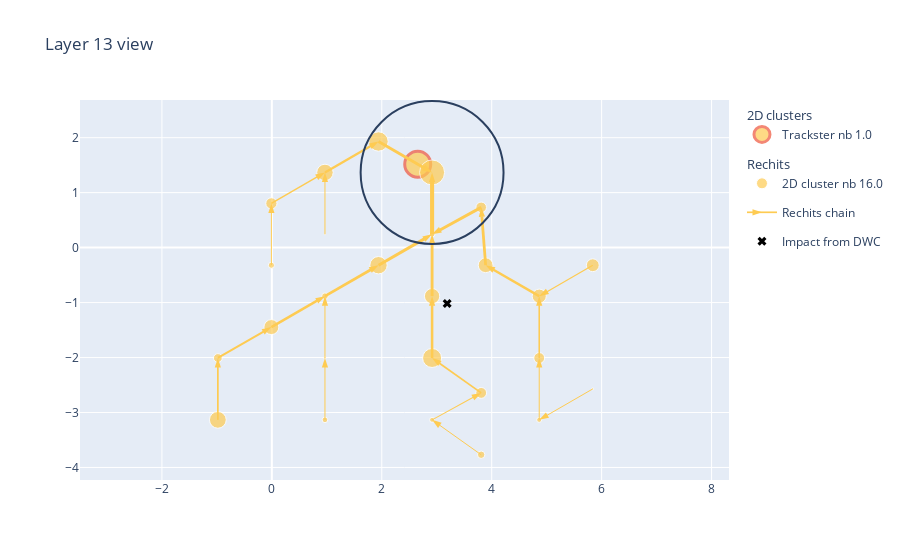

The code cell stored with this chart in its notebook:
### Code cell
vis.fig.show()

### Figure 1 — Plotly figure (JSON) as saved in the notebook; plotly's stock layout.template omitted (floating-point values rounded to 4 significant figures)
{"data": [{"customdata": [[0.9274, 0.9682, 2.25, "Seed"]], "hovertemplate": "2D cluster : %{customdata[3]}<br>Energy: %{customdata[0]:.2g} GeV<br>Rho: %{customdata[1]:.2g} GeV<br>Delta: %{customdata[2]:.2g} cm<br>Size: %{marker.size}", "legendgroup": "cluster2D", "legendgrouptitle": {"text": "2D clusters"}, "marker": {"color": ["#FECB52"], "line": {"color": "#EF553B", "width": 3}, "size": [26], "symbol": "circle"}, "mode": "markers", "name": "Trackster nb 1.0", "type": "scatter", "x": [2.654], "y": [1.518]}, {"customdata": [[0.02579, 0.09612, 1.096, "Follower"], [0.01664, 0.04176, 1.096, "Follower"], [0.02502, 0.1322, 1.019, "Follower"], [0.04295, 0.1046, 1.056, "Follower"], [0.01213, 0.07013, 1.019, "Follower"], [0.1583, 0.216, 3.403e+38, "Seed"], [0.01311, 0.179, 1.125, "Follower"], [0.04588, 0.1405, 1.125, "Follower"], [0.07358, 0.1155, 1.125, "Follower"], [0.07727, 0.183, 1.125, "Follower"], [0.0596, 0.1003, 1.125, "Follower"], [0.05324, 0.1091, 1.125, "Follower"], [0.007316, 0.09185, 1.125, "Follower"], [0.01501, 0.08191, 1.125, "Follower"], [0.008824, 0.04491, 1.125, "Follower"], [0.01324, 0.01765, 1.125, "Follower"], [0.02709, 0.06444, 1.125, "Follower"], [0.01413, 0.06081, 1.125, "Follower"], [0.04394, 0.07281, 1.125, "Follower"], [0.01977, 0.06937, 1.125, "Follower"], [0.05524, 0.06513, 1.125, "Follower"], [0.008269, 0.02742, 1.125, "Follower"], [0.03339, 0.05307, 1.125, "Follower"], [0.02598, 0.06886, 1.125, "Follower"], [0.01232, 0.05066, 1.125, "Follower"], [0.03937, 0.09052, 1.125, "Follower"]], "hovertemplate": "Rechit : %{customdata[3]}<br>Energy: %{customdata[0]:.2g} GeV<br>Rho: %{customdata[1]:.2g} GeV<br>Delta: %{customdata[2]:.2g} cmSize : %{marker.size}", "legendgroup": "rechits", "legendgrouptitle": {"text": "Rechits"}, "marker": {"color": "#FECB52", "size": [10.84, 7.414, 10.6, 14.82, 4.947, 25, 5.556, 15.33, 19.02, 19.4, 17.38, 16.49, 1, 6.608, 2.463, 5.628, 11.22, 6.139, 15.0, 8.762, 16.78, 1.956, 12.85, 10.89, 5.069, 14.14], "symbol": "circle"}, "mode": "markers", "name": "2D cluster nb 16.0", "type": "scatter", "x": [3.808, 3.808, 3.808, 3.89, 2.915, 2.915, 2.915, 2.915, 2.915, 1.941, 1.941, 0.9664, 0.9664, 0.9664, 0.9664, 0.9664, -0.008219, -0.008219, -0.008219, -0.9823, -0.9823, 5.839, 5.839, 4.864, 4.864, 4.864], "y": [-2.643, -3.768, 0.7324, -0.3203, -3.133, 1.367, 0.2422, -0.883, -2.008, 1.93, -0.3203, 1.367, 0.2422, -0.883, -2.008, -3.133, 0.8047, -0.3203, -1.445, -2.008, -3.133, -2.571, -0.3203, -2.008, -3.133, -0.883]}, {"hoverinfo": "skip", "legendgroup": "rechits_chain", "line": {"width": 1.697}, "marker": {"angleref": "previous", "color": "#FECB52", "size": 10, "symbol": "arrow"}, "mode": "markers+lines", "name": "Rechits chain", "showlegend": true, "type": "scatter", "x": [3.808, 2.915], "y": [-2.643, -2.008]}, {"hoverinfo": "skip", "legendgroup": "rechits_chain", "line": {"width": 1}, "marker": {"angleref": "previous", "color": "#FECB52", "size": 10, "symbol": "arrow"}, "mode": "markers+lines", "name": "Rechits chain", "showlegend": false, "type": "scatter", "x": [3.808, 2.915], "y": [-3.768, -3.133]}, {"hoverinfo": "skip", "legendgroup": "rechits_chain", "line": {"width": 2.93}, "marker": {"angleref": "previous", "color": "#FECB52", "size": 10, "symbol": "arrow"}, "mode": "markers+lines", "name": "Rechits chain", "showlegend": false, "type": "scatter", "x": [3.808, 2.915], "y": [0.7324, 0.2422]}, {"hoverinfo": "skip", "legendgroup": "rechits_chain", "line": {"width": 2.787}, "marker": {"angleref": "previous", "color": "#FECB52", "size": 10, "symbol": "arrow"}, "mode": "markers+lines", "name": "Rechits chain", "showlegend": false, "type": "scatter", "x": [3.89, 3.808], "y": [-0.3203, 0.7324]}, {"hoverinfo": "skip", "legendgroup": "rechits_chain", "line": {"width": 1.057}, "marker": {"angleref": "previous", "color": "#FECB52", "size": 10, "symbol": "arrow"}, "mode": "markers+lines", "name": "Rechits chain", "showlegend": false, "type": "scatter", "x": [2.915, 3.808], "y": [-3.133, -2.643]}, {"hoverinfo": "skip", "legendgroup": "rechits_chain", "line": {"width": 4.078}, "marker": {"angleref": "previous", "color": "#FECB52", "size": 10, "symbol": "arrow"}, "mode": "markers+lines", "name": "Rechits chain", "showlegend": false, "type": "scatter", "x": [2.915, 2.915], "y": [0.2422, 1.367]}, {"hoverinfo": "skip", "legendgroup": "rechits_chain", "line": {"width": 2.857}, "marker": {"angleref": "previous", "color": "#FECB52", "size": 10, "symbol": "arrow"}, "mode": "markers+lines", "name": "Rechits chain", "showlegend": false, "type": "scatter", "x": [2.915, 2.915], "y": [-0.883, 0.2422]}, {"hoverinfo": "skip", "legendgroup": "rechits_chain", "line": {"width": 2.551}, "marker": {"angleref": "previous", "color": "#FECB52", "size": 10, "symbol": "arrow"}, "mode": "markers+lines", "name": "Rechits chain", "showlegend": false, "type": "scatter", "x": [2.915, 2.915], "y": [-2.008, -0.883]}, {"hoverinfo": "skip", "legendgroup": "rechits_chain", "line": {"width": 2.885}, "marker": {"angleref": "previous", "color": "#FECB52", "size": 10, "symbol": "arrow"}, "mode": "markers+lines", "name": "Rechits chain", "showlegend": false, "type": "scatter", "x": [1.941, 2.915], "y": [1.93, 1.367]}, {"hoverinfo": "skip", "legendgroup": "rechits_chain", "line": {"width": 3.071}, "marker": {"angleref": "previous", "color": "#FECB52", "size": 10, "symbol": "arrow"}, "mode": "markers+lines", "name": "Rechits chain", "showlegend": false, "type": "scatter", "x": [1.941, 2.915], "y": [-0.3203, 0.2422]}, {"hoverinfo": "skip", "legendgroup": "rechits_chain", "line": {"width": 2.32}, "marker": {"angleref": "previous", "color": "#FECB52", "size": 10, "symbol": "arrow"}, "mode": "markers+lines", "name": "Rechits chain", "showlegend": false, "type": "scatter", "x": [0.9664, 1.941], "y": [1.367, 1.93]}, {"hoverinfo": "skip", "legendgroup": "rechits_chain", "line": {"width": 1}, "marker": {"angleref": "previous", "color": "#FECB52", "size": 10, "symbol": "arrow"}, "mode": "markers+lines", "name": "Rechits chain", "showlegend": false, "type": "scatter", "x": [0.9664, 0.9664], "y": [0.2422, 1.367]}, {"hoverinfo": "skip", "legendgroup": "rechits_chain", "line": {"width": 2.747}, "marker": {"angleref": "previous", "color": "#FECB52", "size": 10, "symbol": "arrow"}, "mode": "markers+lines", "name": "Rechits chain", "showlegend": false, "type": "scatter", "x": [0.9664, 1.941], "y": [-0.883, -0.3203]}, {"hoverinfo": "skip", "legendgroup": "rechits_chain", "line": {"width": 1}, "marker": {"angleref": "previous", "color": "#FECB52", "size": 10, "symbol": "arrow"}, "mode": "markers+lines", "name": "Rechits chain", "showlegend": false, "type": "scatter", "x": [0.9664, 0.9664], "y": [-2.008, -0.883]}, {"hoverinfo": "skip", "legendgroup": "rechits_chain", "line": {"width": 1}, "marker": {"angleref": "previous", "color": "#FECB52", "size": 10, "symbol": "arrow"}, "mode": "markers+lines", "name": "Rechits chain", "showlegend": false, "type": "scatter", "x": [0.9664, 0.9664], "y": [-3.133, -2.008]}, {"hoverinfo": "skip", "legendgroup": "rechits_chain", "line": {"width": 1.416}, "marker": {"angleref": "previous", "color": "#FECB52", "size": 10, "symbol": "arrow"}, "mode": "markers+lines", "name": "Rechits chain", "showlegend": false, "type": "scatter", "x": [-0.008219, 0.9664], "y": [0.8047, 1.367]}, {"hoverinfo": "skip", "legendgroup": "rechits_chain", "line": {"width": 1}, "marker": {"angleref": "previous", "color": "#FECB52", "size": 10, "symbol": "arrow"}, "mode": "markers+lines", "name": "Rechits chain", "showlegend": false, "type": "scatter", "x": [-0.008219, -0.008219], "y": [-0.3203, 0.8047]}, {"hoverinfo": "skip", "legendgroup": "rechits_chain", "line": {"width": 2.476}, "marker": {"angleref": "previous", "color": "#FECB52", "size": 10, "symbol": "arrow"}, "mode": "markers+lines", "name": "Rechits chain", "showlegend": false, "type": "scatter", "x": [-0.008219, 0.9664], "y": [-1.445, -0.883]}, {"hoverinfo": "skip", "legendgroup": "rechits_chain", "line": {"width": 2.015}, "marker": {"angleref": "previous", "color": "#FECB52", "size": 10, "symbol": "arrow"}, "mode": "markers+lines", "name": "Rechits chain", "showlegend": false, "type": "scatter", "x": [-0.9823, -0.008219], "y": [-2.008, -1.445]}, {"hoverinfo": "skip", "legendgroup": "rechits_chain", "line": {"width": 1.709}, "marker": {"angleref": "previous", "color": "#FECB52", "size": 10, "symbol": "arrow"}, "mode": "markers+lines", "name": "Rechits chain", "showlegend": false, "type": "scatter", "x": [-0.9823, -0.9823], "y": [-3.133, -2.008]}, {"hoverinfo": "skip", "legendgroup": "rechits_chain", "line": {"width": 1}, "marker": {"angleref": "previous", "color": "#FECB52", "size": 10, "symbol": "arrow"}, "mode": "markers+lines", "name": "Rechits chain", "showlegend": false, "type": "scatter", "x": [5.839, 4.864], "y": [-2.571, -3.133]}, {"hoverinfo": "skip", "legendgroup": "rechits_chain", "line": {"width": 1.206}, "marker": {"angleref": "previous", "color": "#FECB52", "size": 10, "symbol": "arrow"}, "mode": "markers+lines", "name": "Rechits chain", "showlegend": false, "type": "scatter", "x": [5.839, 4.864], "y": [-0.3203, -0.883]}, {"hoverinfo": "skip", "legendgroup": "rechits_chain", "line": {"width": 1.538}, "marker": {"angleref": "previous", "color": "#FECB52", "size": 10, "symbol": "arrow"}, "mode": "markers+lines", "name": "Rechits chain", "showlegend": false, "type": "scatter", "x": [4.864, 4.864], "y": [-2.008, -0.883]}, {"hoverinfo": "skip", "legendgroup": "rechits_chain", "line": {"width": 1}, "marker": {"angleref": "previous", "color": "#FECB52", "size": 10, "symbol": "arrow"}, "mode": "markers+lines", "name": "Rechits chain", "showlegend": false, "type": "scatter", "x": [4.864, 4.864], "y": [-3.133, -2.008]}, {"hoverinfo": "skip", "legendgroup": "rechits_chain", "line": {"width": 2.479}, "marker": {"angleref": "previous", "color": "#FECB52", "size": 10, "symbol": "arrow"}, "mode": "markers+lines", "name": "Rechits chain", "showlegend": false, "type": "scatter", "x": [4.864, 3.89], "y": [-0.883, -0.3203]}, {"hoverinfo": "skip", "marker": {"color": "black", "size": 8, "symbol": "x"}, "mode": "markers", "name": "Impact from DWC", "type": "scatter", "x": [3.19], "y": [-1.016]}], "layout": {"autosize": true, "shapes": [{"type": "circle", "x0": 1.615, "x1": 4.215, "xref": "x", "y0": 0.06725, "y1": 2.667, "yref": "y"}], "title": {"text": "Layer 13 view"}, "yaxis": {"scaleanchor": "x", "scaleratio": 1}}}
